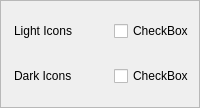
                <widget class="QFrame" name="frame_43">
                 <property name="minimumSize">
                  <size>
                   <width>0</width>
                   <height>108</height>
                  </size>
                 </property>
                 <property name="maximumSize">
                  <size>
                   <width>16777213</width>
                   <height>74</height>
                  </size>
                 </property>
                 <property name="frameShape">
                  <enum>QFrame::StyledPanel</enum>
                 </property>
                 <property name="frameShadow">
                  <enum>QFrame::Raised</enum>
                 </property>
                 <layout class="QGridLayout" name="gridLayout_9">
                  <property name="leftMargin">
                   <number>13</number>
                  </property>
                  <property name="topMargin">
                   <number>0</number>
                  </property>
                  <property name="rightMargin">
                   <number>0</number>
                  </property>
                  <property name="bottomMargin">
                   <number>0</number>
                  </property>
                  <property name="spacing">
                   <number>0</number>
                  </property>
                  <item row="1" column="1">
                   <widget class="AnimatedCheck" name="footerDarkIcons">
                    <property name="minimumSize">
                     <size>
                      <width>0</width>
                      <height>30</height>
                     </size>
                    </property>
                    <property name="text">
                     <string>CheckBox</string>
                    </property>
                   </widget>
                  </item>
                  <item row="0" column="0">
                   <widget class="QLabel" name="label_73">
                    <property name="minimumSize">
                     <size>
                      <width>100</width>
                      <height>30</height>
                     </size>
                    </property>
                    <property name="text">
                     <string>Light Icons</string>
                    </property>
                   </widget>
                  </item>
                  <item row="1" column="0">
                   <widget class="QLabel" name="label_74">
                    <property name="minimumSize">
                     <size>
                      <width>100</width>
                      <height>30</height>
                     </size>
                    </property>
                    <property name="text">
                     <string>Dark Icons</string>
                    </property>
                   </widget>
                  </item>
                  <item row="0" column="1">
                   <widget class="AnimatedCheck" name="footerLightIcons">
                    <property name="minimumSize">
                     <size>
                      <width>0</width>
                      <height>30</height>
                     </size>
                    </property>
                    <property name="text">
                     <string>CheckBox</string>
                    </property>
                   </widget>
                  </item>
                 </layout>
                </widget>
